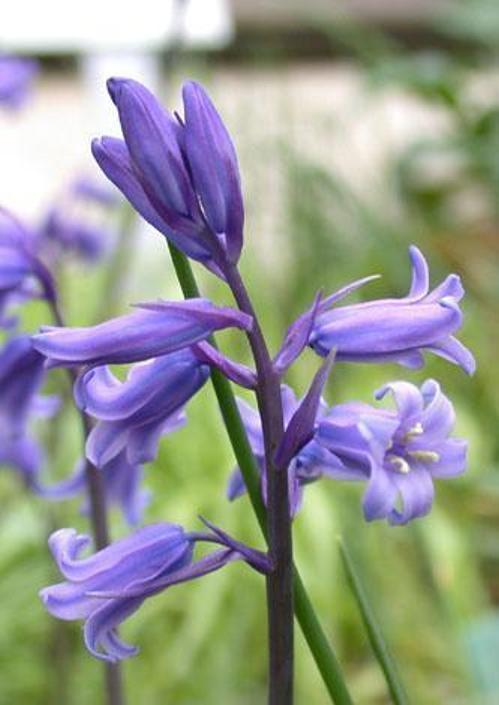
#> input picture oxfordflowers/Bluebell0.jpg, 499 x 705 px; its folder holds only this picture in this run
$ python oxford_metrics.py
#> lines starting #> are read from the running program, lines starting #| are printed output that depends on the picture
### image.py
import cv2
from PIL import Image
import matplotlib.pyplot as plt
import numpy as np
import ast
import os
import operator
import logging
import math
import requests


modelo = 'grayscale'
databasename = 'corel1000'
histograms_filename = 'histograms.txt'

logging.basicConfig(filename='backend.log', level=logging.DEBUG)
logger = logging.getLogger('backend')

query_hist = {}

class ImageProperties():

    def to_grayscale(img):
        """
            Returns an array of dimension Width X Height
            p[i] = (R[i] + G[i] + B[i]) // 3
        """
        img = [[sum(pixel) // 3 for pixel in line] for line in img]
        img = np.array(img)
        return img

    def calc_histograma(img):
        """
            Returns an dict {0: x, ..., n: y} of 256
        """
        imgflat = img.flatten()
        dic = {x:0 for x in range(0,256)}
        for pixel in imgflat:
            dic[pixel] += 1

        return dic

    # [29 lines left out: function calc_histograma_rgb, not called in this run]


    def normalize_hist(hist, ok=True):
        hist_norm = {}
        total = np.sum(list(hist.values()))
        for pix in hist:
            hist_norm[pix] = hist_norm.get(pix, hist[pix])
            hist_norm[pix] /= total
        if not ok:
            logger.info(hist)
            logger.info(hist_norm)

        return hist_norm


class ProjectServices():

    @staticmethod
    def save_histograms(histogramas):
        global histograms_filename
        with open(f'./{histograms_filename}', 'a') as f:
            for i in histogramas.keys():
                w = str(i) + '#' + str(histogramas[i]) + '\n'
                f.write(w)
            f.close()

    @staticmethod
    def build_all_histograms(path):
        histogramas = {}
        cont = 1
        logger.info('Init histograms')
        try:
            for fil in os.listdir(path):
                logger.info(fil)
                #img = ImageProperties.to_grayscale(cv2.imread(f'{path}/{fil}'))
                img = cv2.imread(f'{path}/{fil}')
                #img = cv2.cvtColor(cv2.imread(f'{path}/{fil}'), cv2.COLOR_RGB2GRAY)

                if modelo == 'grayscale':
                    hist = ImageProperties.calc_histograma(img)
                    hist = ImageProperties.normalize_hist(hist)
                else:
                    hist = ImageProperties.calc_histograma_rgb(img)

                histogramas[fil] = hist
                cont += 1
        except Exception as e:
            logger.info(path)
            logger.error(str(type(e)))

        ProjectServices.save_histograms(histogramas)
        logger.info('Histograms saved!')
        return histogramas

    @staticmethod
    def get_hists(path=f'./{histograms_filename}'):
        global histograms_filename
        hists = {}
        with open(path, 'r') as f:
            lines = [line.split('#') for line in f]
            for line in lines:
                hists[line[0]] = hists.get(line[0], {})
                hists[line[0]] = ast.literal_eval(line[1])
        return hists

class CBIR():

    def __init__(self):
        self.query_hist = None
        self.normalized_query = None
        self.queryinRFRA = None
        self.irrelevants_set = set()
        self.K = 10

    @staticmethod
    def euclidian_distance(v1, v2):
        return (v1 - v2)**2

    @staticmethod
    def manhatan_distance(v1, v2):
        return abs(v1 - v2)

    def rank_images(self, img_hist, histograms, ok=True):
        files = list(histograms.keys())
        euclidian_diff = {}
        euc_diff_sorted = []

        try:
            norm_img_hist = img_hist
            for f in files:
                euclidian_diff[f] = euclidian_diff.get(f, 0)
                norm_histograms = histograms[f]
                for pix_value in norm_img_hist:
                    #pix_distance = euclidian_distance(norm_img_hist[pix_value],\
                    #                                 norm_histograms[pix_value])
                    pix_distance = CBIR.manhatan_distance(norm_img_hist[pix_value], norm_histograms[pix_value])
                    euclidian_diff[f] += pix_distance
                #euclidian_diff[f] = math.sqrt(euclidian_diff[f])
                euc_diff_sorted = sorted(euclidian_diff.items(), key=operator.itemgetter(1))

                contador = 0
                newlist = []
                for item in euc_diff_sorted:
                    if item[0] not in self.irrelevants_set and contador < self.K:
                        newlist.append(item)
                        contador += 1
                euc_diff_sorted = newlist
                #logger.info(euc_diff_sorted)
        except Exception as e:
            logger.error(str((e, type(e), f)))


        dx = {}
        for el in euc_diff_sorted:
            dx[el[0]] = el[1]
        logger.info(dx)
        return dx

    def run_process(self, imgurl):
        global query_hist
        global histograms_filename
        global databasename

        img = cv2.imread(imgurl)
        #aux = ImageProperties.to_grayscale(img)
        aux = img
        #aux = cv2.cvtColor(img, cv2.COLOR_RGB2GRAY)
        logger.info('o')
        if modelo == 'grayscale':
            histogram = ImageProperties.calc_histograma(ImageProperties.to_grayscale(aux))
        else:
            histogram = ImageProperties.calc_histograma_rgb(aux)
        logger.info('oi')
        self.query_hist = histogram.copy()
        logger.info(histograms_filename)
        logger.info(databasename)
        if os.path.exists(f'{histograms_filename}'):
            hists = {}
            try:
                hists = ProjectServices.get_hists(histograms_filename)
                logger.info(hists)
            except Exception as e:
                import traceback
                logger.error(traceback.format_exc())
        else:
            logger.info('rebuild')
            hists = ProjectServices.build_all_histograms(f'../{databasename}')

        logger.info(type(histogram))
        self.normalized_query = ImageProperties.normalize_hist(self.query_hist)
        self.query_hist = self.normalized_query.copy()

        return self.rank_images(self.query_hist, hists)

    # [47 lines left out: function refilter_imgs, not called in this run]


    def rfra(self, data):
        logger.info("begin rfra")

        if self.queryinRFRA == None:
            self.queryinRFRA = self.query_hist.copy()

        relevant = [x for x in data if x['relevant']] # apenas os marcados como relevantes
        irrelevant = [x for x in data if x['irrelevant']]
        original_hist = list(self.normalized_query.values())
        hists = ProjectServices.get_hists(histograms_filename)


        histogramas_rels = [list(hists[x['img']].values()) for x in relevant]
        nomes = [x['img'] for x in relevant]

        histogramas_irrels = [list(hists[x['img']].values()) for x in irrelevant]

        for hist in irrelevant:
            self.irrelevants_set.add(hist['img'])


        if len(relevant) == 0:
            return self.refilter_imgs(data)
        elif len(relevant) == 1:
            if self.calc_single_dist(self.queryinRFRA, hists[nomes[0]]) == 0:
                return self.refilter_imgs(data)


        vetorretorno = []
        cont = 0
        for imagehist in histogramas_rels:
            x_ = 1 if modelo == 'grayscale' else 3
            hist_tmp = {x:imagehist[x] for x in range(0,256*x_)}
            results = self.rank_images(hist_tmp, hists)
            vetorretorno.append(results)
            logger.info("done query " + str(cont))
            cont += 1

        return self.calcula_ordena_media(vetorretorno, nomes, hists)

    # [130 lines left out: functions calcula_ordena_media, build_matrix_rfra, multiple_query_point_search, calc_single_dist, distancia_combinada, not called in this run]


class RelevanceFeedbackProjection():
    # [75 lines left out: functions __init__, calc_minRI_maxRI, calc_minSI_maxSI, calc_pontos_projecao, calc_tam_retas, calc_projecoes and 1 more, not called in this run]

    def calc_weight_relevants(self):
        pass

    # [32 lines left out: functions calc_avg, calc_new_object, not called in this run]

### oxford_metrics.py
from image import *
import os
import image

image.databasename = 'oxfordflowers'
image.histograms_filename = 'front/histograms_ox.txt'

def calc_precision_single_query(resultados, classname):
    p = 0
    for chave in resultados:
        if classname in chave:
            p += 1
    precision = p / len(resultados)
    return precision

import json

def mock_json(resultados, classname, tecnica):
    jsonn = []
    for arq in resultados:
        if classname in arq:
            jsonn.append({'img': arq, 'relevant': True, 'irrelevant': False })
        else:
            jsonn.append({'img': arq, 'relevant': False, 'irrelevant': True })

    jsonn.append({'classname': classname})
    jsonn.append({'tecnica': tecnica})


    return jsonn

def collect_cbir(tecnica):
    cont = 0
    avg_geral = []
    print(f"START {tecnica}")
    avg_classes = {
        'Daff': [], 'Snow': [],  'Lily': [],  'Blue': [],  'Croc': [],  'Iris': [],  'Tige': [],  'Tuli': [],  'Frit': [],  'Sunf': [],  'Dais': [],  'Colt': [],  'Dand': [],  'Cows': [],  'Butt': [],  'Wind': [],  'Pans':[]
    }
    with open(f'single_results_{tecnica}_oxford20.txt', 'a') as arquivo:

        for fil in os.listdir('oxfordflowers'):

            print(f"ARQUIVO {fil}")
            avg_file = []

            cbir = CBIR()
            hists = cbir.run_process(f'oxfordflowers/{fil}')
#> in run_process, img is the input picture: shape (705, 499, 3); mean B, G, R 144.4, 151.5, 148.4
#> in to_grayscale, `img = [[sum(pixel) // 3 for pixel in line] for line in img]`: img = 705 items
#> in to_grayscale, `img = np.array(img)`:
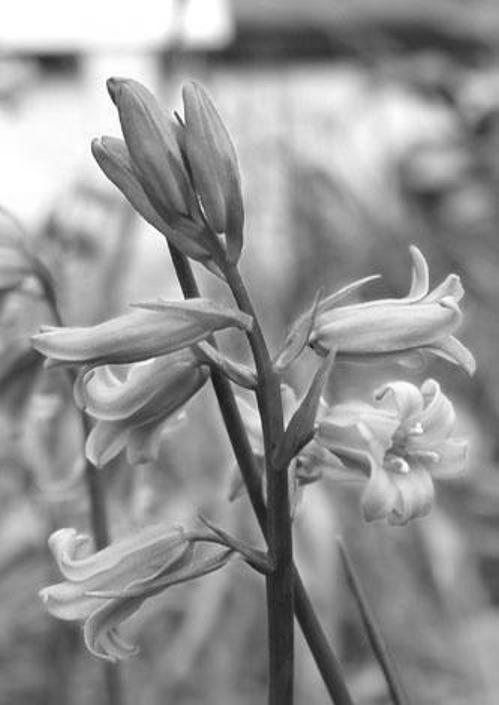
#> img: shape (705, 499) int64; min 16, max 255, mean 147.8
#> after the loop in calc_histograma, `for pixel in imgflat:`: dic = 256 items
#> in normalize_hist, `total = np.sum(list(hist.values()))`: total = 1055385
#> after the loop in normalize_hist, `for pix in hist:`: hist_norm = 256 items
#> the loop in save_histograms, `for i in histogramas.keys():` made 1 pass
#> i on pass 1: 'Bluebell0.jpg'
#> in run_process, `hists = ProjectServices.build_all_histograms(f'../{databasename}')`: hists = 1 item
#> in run_process, `self.normalized_query = ImageProperties.normalize_hist(self.query_hist)`: self.normalized_query = 256 items
#> in rank_images, `files = list(histograms.keys())`: files = ['Bluebell0.jpg']
#> in rank_images, `norm_img_hist = img_hist`: norm_img_hist = 256 items
#> the loop in rank_images, `for f in files:` made 1 pass
#> f on pass 1: 'Bluebell0.jpg'
#> after the loop in rank_images, `for f in files:`: euclidian_diff = {'Bluebell0.jpg': 0.199}
#> the loop in rank_images, `for el in euc_diff_sorted:` made 1 pass
#> el on pass 1: ('Bluebell0.jpg', 0.199)
#> hists = {'Bluebell0.jpg': 0.199}
            avg_file.append(calc_precision_single_query(hists, fil[:4]))
#> the loop in calc_precision_single_query, `for chave in resultados:` made 1 pass
#> (chave, p) on pass 1: ('Bluebell0.jpg', 1)
#> after the loop in calc_precision_single_query, `for chave in resultados:`: p = 1

            for i in range(4):
                jsonn = mock_json(hists, fil[:4], tecnica)
                tecnica = jsonn.pop()['tecnica']
                nomeclasse = jsonn.pop()['classname']
                if tecnica == "qpm":
                    hists = cbir.refilter_imgs(jsonn)
                elif tecnica == "multiquery":
                    hists = cbir.multiple_query_point_search(jsonn)
                elif tecnica == "rfra":
                    hists = cbir.rfra(jsonn)
                avg_file.append(calc_precision_single_query(hists, fil[:4]))
#> this loop made 1 pass
#> after the loop, avg_file = [1]

            print(avg_file)
            arquivo.write(fil + ':' + str(avg_file) + '\n')
            avg_geral.append((fil, np.mean(avg_file)))
            cont += 1

    for tup in avg_geral:
        fil = tup[0][:4]
        avg_classes[fil].append(tup[1])

    with open('results_oxford_flowers20.txt', 'a') as f:
        f.write(tecnica + "\n")
        for classe in avg_classes:
            avg_classes[classe] = np.mean(avg_classes[classe])
            f.write(classe + ':' + str(avg_classes[classe])+'\n')
        f.write("\n")


    print(avg_geral)
    print(avg_classes)


#collect_cbir("qpm")
#collect_cbir("multiquery")
#> (the run stopped early here; a loop or call above may not have finished)

$ run again, on oxfordflowers/Bluebell77.jpg
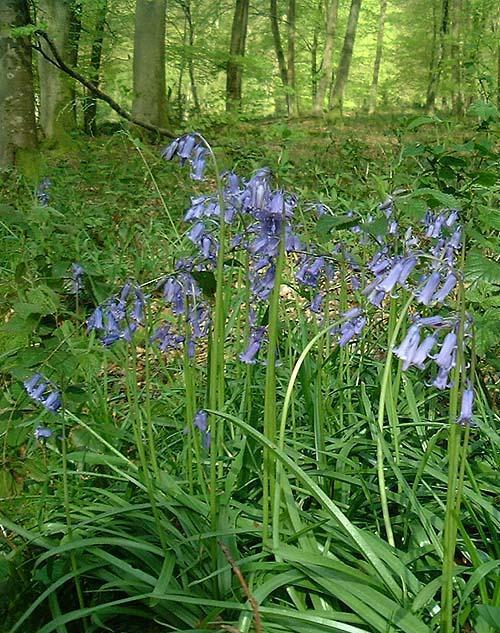
#> input picture oxfordflowers/Bluebell77.jpg, 500 x 633 px
#> in run_process, img is the input picture: shape (633, 500, 3); mean B, G, R 59.8, 116.2, 84.5
#> in to_grayscale, `img = [[sum(pixel) // 3 for pixel in line] for line in img]`: img = 633 items
#> in to_grayscale, `img = np.array(img)`:
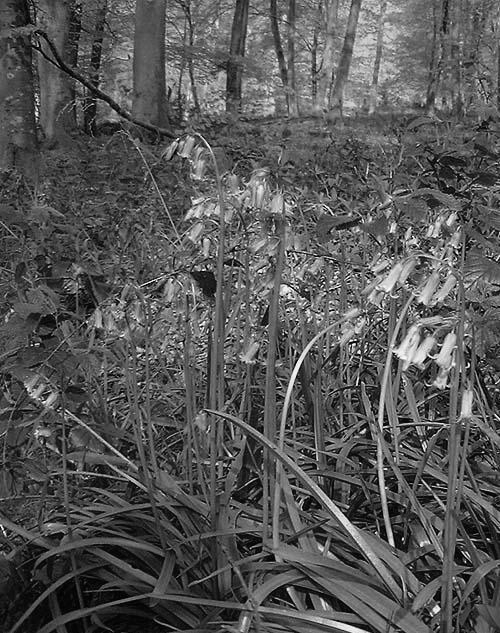
#> img: shape (633, 500) int64; min 0, max 255, mean 86.5
#> the loop in calc_histograma, `for pixel in imgflat:` made 316500 passes
#> pixel on passes 1 to 3: 68, 64, 62
#> after the loop in calc_histograma, `for pixel in imgflat:`: dic = 256 items
#> the loop in calc_histograma (call 2), `for pixel in imgflat:` made 949500 passes
#> pixel on passes 1 to 3: 57, 87, 62
#> total = 949500
#> after the loop in normalize_hist, `for pix in hist:`: hist_norm = 256 items
#> the loop in save_histograms, `for i in histogramas.keys():` made 1 pass
#> i on pass 1: 'Bluebell77.jpg'
#> in run_process, `hists = ProjectServices.build_all_histograms(f'../{databasename}')`: hists = 1 item
#> self.normalized_query = 256 items
#> files = ['Bluebell77.jpg']
#> norm_img_hist = 256 items
#> the loop in rank_images, `for f in files:` made 1 pass
#> f on pass 1: 'Bluebell77.jpg'
#> after the loop in rank_images, `for f in files:`: euclidian_diff = {'Bluebell77.jpg': 0.233}
#> the loop in rank_images, `for el in euc_diff_sorted:` made 1 pass
#> el on pass 1: ('Bluebell77.jpg', 0.233)
#> the loop in calc_precision_single_query, `for chave in resultados:` made 1 pass
#> (chave, p) on pass 1: ('Bluebell77.jpg', 1)
#> after the loop in calc_precision_single_query, `for chave in resultados:`: p = 1
#> the loop in collect_cbir, `for i in range(4):` made 1 pass
#> (tecnica, nomeclasse) on pass 1: ('rfra', 'Blue')
#> after the loop in collect_cbir, `for i in range(4):`: avg_file = [1]

$ run again, on oxfordflowers/Buttercup22.jpg
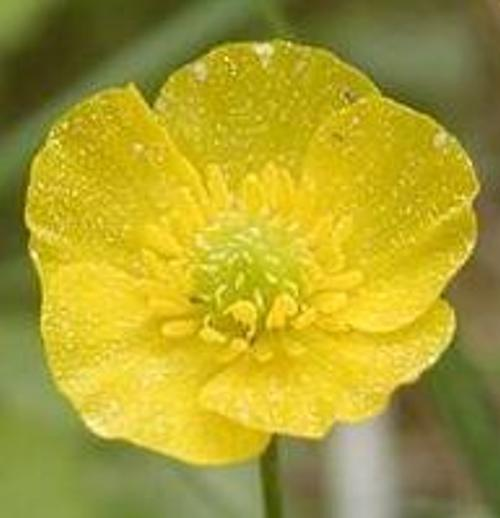
#> input picture oxfordflowers/Buttercup22.jpg, 500 x 518 px
#> in run_process, img is the input picture: shape (518, 500, 3); mean B, G, R 46.3, 159.2, 170.9
#> in to_grayscale, `img = [[sum(pixel) // 3 for pixel in line] for line in img]`: img = 518 items
#> in to_grayscale, `img = np.array(img)`:
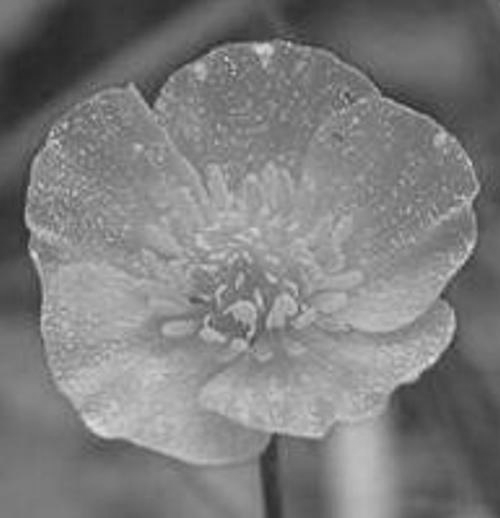
#> img: shape (518, 500) int64; min 38, max 222, mean 125.1
#> the loop in calc_histograma, `for pixel in imgflat:` made 259000 passes
#> pixel on passes 1 to 3: 122, 122, 123
#> after the loop in calc_histograma, `for pixel in imgflat:`: dic = 256 items
#> the loop in calc_histograma (call 2), `for pixel in imgflat:` made 777000 passes
#> pixel on passes 1 to 3: 66, 161, 140
#> total = 777000
#> after the loop in normalize_hist, `for pix in hist:`: hist_norm = 256 items
#> the loop in save_histograms, `for i in histogramas.keys():` made 1 pass
#> i on pass 1: 'Buttercup22.jpg'
#> in run_process, `hists = ProjectServices.build_all_histograms(f'../{databasename}')`: hists = 1 item
#> self.normalized_query = 256 items
#> files = ['Buttercup22.jpg']
#> norm_img_hist = 256 items
#> the loop in rank_images, `for f in files:` made 1 pass
#> f on pass 1: 'Buttercup22.jpg'
#> after the loop in rank_images, `for f in files:`: euclidian_diff = {'Buttercup22.jpg': 0.984}
#> the loop in rank_images, `for el in euc_diff_sorted:` made 1 pass
#> el on pass 1: ('Buttercup22.jpg', 0.984)
#> the loop in calc_precision_single_query, `for chave in resultados:` made 1 pass
#> (chave, p) on pass 1: ('Buttercup22.jpg', 1)
#> after the loop in calc_precision_single_query, `for chave in resultados:`: p = 1
#> the loop in collect_cbir, `for i in range(4):` made 1 pass
#> (tecnica, nomeclasse) on pass 1: ('rfra', 'Butt')
#> after the loop in collect_cbir, `for i in range(4):`: avg_file = [1]

$ run again, on oxfordflowers/Bluebell15.jpg
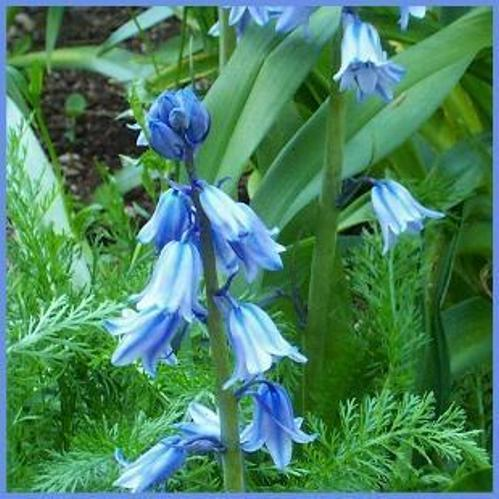
#> input picture oxfordflowers/Bluebell15.jpg, 499 x 499 px
#> in run_process, img is the input picture: shape (499, 499, 3); mean B, G, R 97.1, 130.8, 74.2
#> in to_grayscale, `img = [[sum(pixel) // 3 for pixel in line] for line in img]`: img = 499 items
#> in to_grayscale, `img = np.array(img)`:
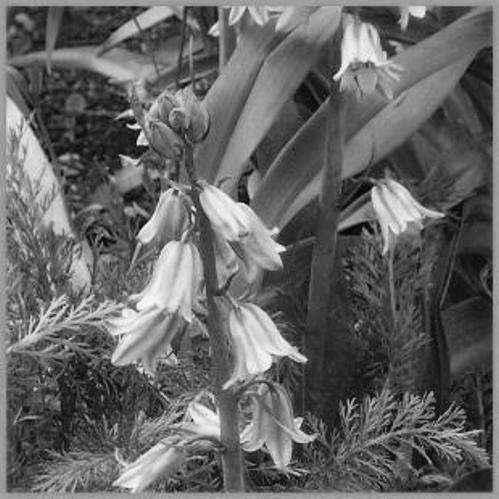
#> img: shape (499, 499) int64; min 2, max 249, mean 100.3
#> the loop in calc_histograma, `for pixel in imgflat:` made 249001 passes
#> pixel on passes 1 to 3: 161, 159, 158
#> after the loop in calc_histograma, `for pixel in imgflat:`: dic = 256 items
#> the loop in calc_histograma (call 2), `for pixel in imgflat:` made 747003 passes
#> pixel on passes 1 to 3: 228, 147, 110
#> total = 747003
#> after the loop in normalize_hist, `for pix in hist:`: hist_norm = 256 items
#> the loop in save_histograms, `for i in histogramas.keys():` made 1 pass
#> i on pass 1: 'Bluebell15.jpg'
#> in run_process, `hists = ProjectServices.build_all_histograms(f'../{databasename}')`: hists = 1 item
#> self.normalized_query = 256 items
#> files = ['Bluebell15.jpg']
#> norm_img_hist = 256 items
#> the loop in rank_images, `for f in files:` made 1 pass
#> f on pass 1: 'Bluebell15.jpg'
#> after the loop in rank_images, `for f in files:`: euclidian_diff = {'Bluebell15.jpg': 0.271}
#> the loop in rank_images, `for el in euc_diff_sorted:` made 1 pass
#> el on pass 1: ('Bluebell15.jpg', 0.271)
#> the loop in calc_precision_single_query, `for chave in resultados:` made 1 pass
#> (chave, p) on pass 1: ('Bluebell15.jpg', 1)
#> after the loop in calc_precision_single_query, `for chave in resultados:`: p = 1
#> the loop in collect_cbir, `for i in range(4):` made 1 pass
#> (tecnica, nomeclasse) on pass 1: ('rfra', 'Blue')
#> after the loop in collect_cbir, `for i in range(4):`: avg_file = [1]
